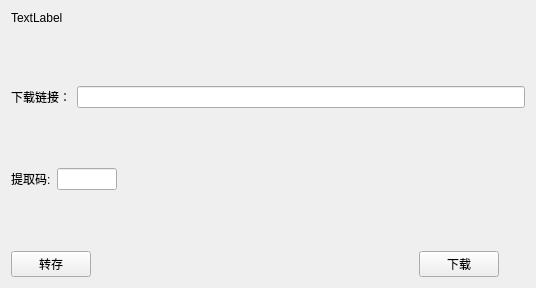
<?xml version="1.0" encoding="UTF-8"?>
<ui version="4.0">
 <class>linkdownload</class>
 <widget class="QWidget" name="linkdownload">
  <property name="geometry">
   <rect>
    <x>0</x>
    <y>0</y>
    <width>536</width>
    <height>288</height>
   </rect>
  </property>
  <property name="windowTitle">
   <string>好友分享</string>
  </property>
  <layout class="QGridLayout" name="gridLayout">
   <item row="0" column="0">
    <widget class="QLabel" name="label_shareuser">
     <property name="text">
      <string>TextLabel</string>
     </property>
    </widget>
   </item>
   <item row="1" column="1">
    <spacer name="verticalSpacer">
     <property name="orientation">
      <enum>Qt::Vertical</enum>
     </property>
     <property name="sizeHint" stdset="0">
      <size>
       <width>20</width>
       <height>47</height>
      </size>
     </property>
    </spacer>
   </item>
   <item row="2" column="0" colspan="2">
    <layout class="QHBoxLayout" name="horizontalLayout">
     <item>
      <widget class="QLabel" name="label_downloadlink">
       <property name="text">
        <string>下载链接：</string>
       </property>
      </widget>
     </item>
     <item>
      <widget class="QLineEdit" name="lineEdit_downloadlink"/>
     </item>
    </layout>
   </item>
   <item row="3" column="1">
    <spacer name="verticalSpacer_2">
     <property name="orientation">
      <enum>Qt::Vertical</enum>
     </property>
     <property name="sizeHint" stdset="0">
      <size>
       <width>20</width>
       <height>38</height>
      </size>
     </property>
    </spacer>
   </item>
   <item row="4" column="0">
    <layout class="QHBoxLayout" name="horizontalLayout_3">
     <item>
      <widget class="QLabel" name="label_code">
       <property name="text">
        <string>提取码:</string>
       </property>
      </widget>
     </item>
     <item>
      <widget class="QLineEdit" name="lineEdit_code">
       <property name="maximumSize">
        <size>
         <width>60</width>
         <height>30</height>
        </size>
       </property>
      </widget>
     </item>
     <item>
      <spacer name="horizontalSpacer_2">
       <property name="orientation">
        <enum>Qt::Horizontal</enum>
       </property>
       <property name="sizeHint" stdset="0">
        <size>
         <width>40</width>
         <height>20</height>
        </size>
       </property>
      </spacer>
     </item>
    </layout>
   </item>
   <item row="5" column="1">
    <spacer name="verticalSpacer_3">
     <property name="orientation">
      <enum>Qt::Vertical</enum>
     </property>
     <property name="sizeHint" stdset="0">
      <size>
       <width>20</width>
       <height>39</height>
      </size>
     </property>
    </spacer>
   </item>
   <item row="6" column="0">
    <layout class="QHBoxLayout" name="horizontalLayout_2">
     <item>
      <widget class="QPushButton" name="pushButton_save">
       <property name="text">
        <string>转存</string>
       </property>
      </widget>
     </item>
     <item>
      <spacer name="horizontalSpacer">
       <property name="orientation">
        <enum>Qt::Horizontal</enum>
       </property>
       <property name="sizeHint" stdset="0">
        <size>
         <width>40</width>
         <height>20</height>
        </size>
       </property>
      </spacer>
     </item>
     <item>
      <widget class="QPushButton" name="pushButton_download">
       <property name="text">
        <string>下载</string>
       </property>
      </widget>
     </item>
    </layout>
   </item>
  </layout>
 </widget>
 <resources/>
 <connections/>
</ui>
